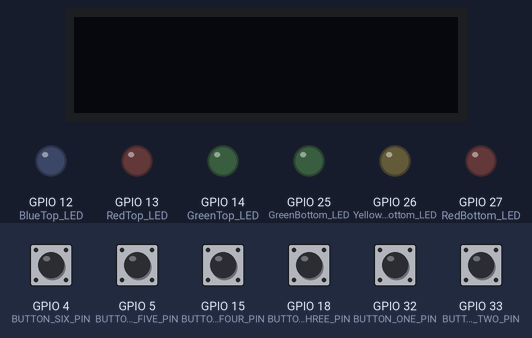
Bench run of a sketch on a simulated ESP32. On the bench: 128×32 one-colour display, output pins drawn as LEDs (lit = HIGH). The test bench sets the inputs (shaded band); at power-on: GPIO 4 (BUTTON_SIX_PIN), GPIO 5 (BUTTON_FIVE_PIN), GPIO 15 (BUTTON_FOUR_PIN), GPIO 18 (BUTTON_THREE_PIN), GPIO 32 (BUTTON_ONE_PIN), GPIO 33 (BUTTON_TWO_PIN) HIGH. The display library's start-up logo is not drawn; what the sketch prints to the serial monitor is not drawn.

Above: at 3.2 s.
3.3 s: GPIO 4 (BUTTON_SIX_PIN) pulled LOW for 0.15 s
At 4.3 s:
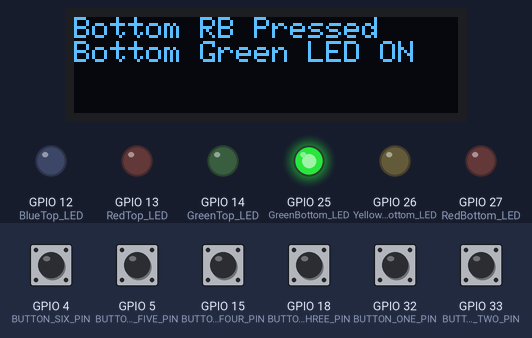
6.4 s: GPIO 5 (BUTTON_FIVE_PIN) pulled LOW for 0.15 s
At 7.9 s:
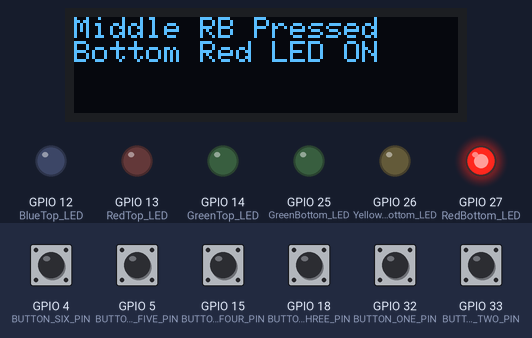
9.5 s: GPIO 15 (BUTTON_FOUR_PIN) pulled LOW for 0.15 s
At 10.3 s:
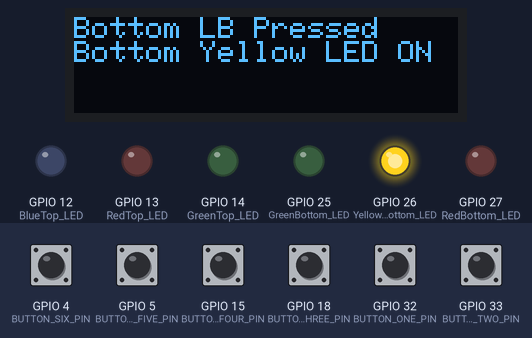
12.6 s: GPIO 18 (BUTTON_THREE_PIN) pulled LOW for 0.15 s
At 13.8 s:
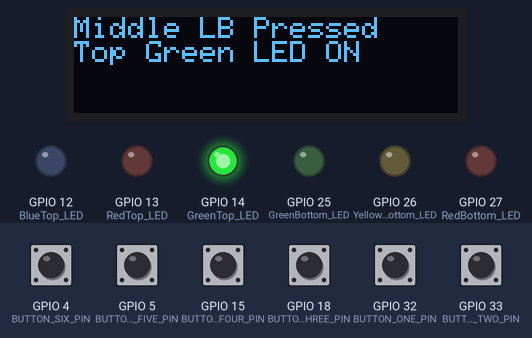
15.7 s: GPIO 32 (BUTTON_ONE_PIN) pulled LOW for 0.15 s
At 16.2 s:
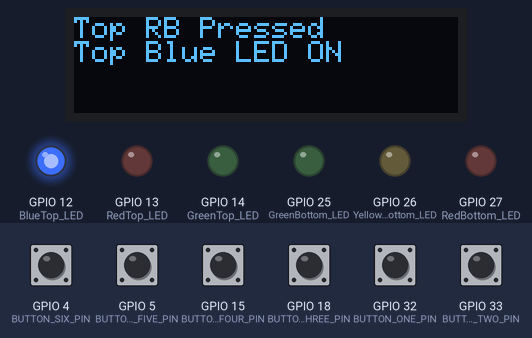
18.8 s: GPIO 33 (BUTTON_TWO_PIN) pulled LOW for 0.15 s
At 19.7 s:
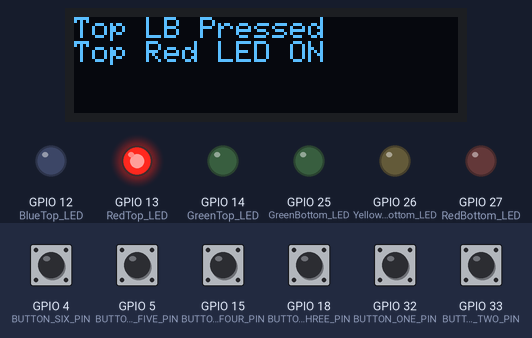
Timing chart, 0 to 22.5 s (numbered marks = the images above; inputs shaded):
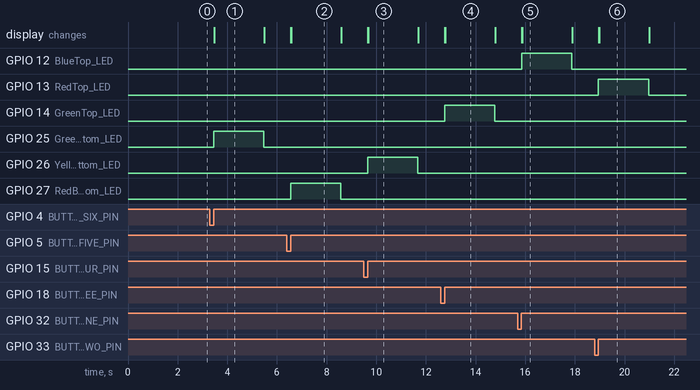

Measured:
- after the input at 3.3 s, GPIO 25 (GreenBottom_LED): LOW → HIGH after 0.15 s, → LOW 2.0 s later; the display: first changes after 0.16 s (image 1 shows a later state)
- after the input at 6.4 s, GPIO 27 (RedBottom_LED): LOW → HIGH after 0.15 s, → LOW 2.0 s later; the display: first changes after 0.16 s (image 2 shows a later state)
- after the input at 9.5 s, GPIO 26 (YellowBottom_LED): LOW → HIGH after 0.15 s, → LOW 2.0 s later; the display: first changes after 0.16 s (image 3 shows a later state)
- after the input at 12.6 s, GPIO 14 (GreenTop_LED): LOW → HIGH after 0.15 s, → LOW 2.0 s later; the display: first changes after 0.16 s (image 4 shows a later state)
- after the input at 15.7 s, GPIO 12 (BlueTop_LED): LOW → HIGH after 0.15 s, → LOW 2.0 s later; the display: first changes after 0.16 s (image 5 shows a later state)
- after the input at 18.8 s, GPIO 13 (RedTop_LED): LOW → HIGH after 0.15 s, → LOW 2.0 s later; the display: first changes after 0.16 s (image 6 shows a later state)
- what the display in image 1 shows lasts 2.0 s, from 3.5 s to 5.5 s

The sketch:

MultipleButtonsV3.ino
```cpp
/*
  Name:		MultipleButtons.ino
  Created:	3/25/2019 11:45:52 AM
  Author:	Evert Arias
  Description: Example to demostrate how to use the library with more than one button
*/

#include <EasyButton.h>
#include <Wire.h>
#include <Adafruit_SSD1306.h>
#include <Adafruit_Sensor.h>

#define SCREEN_WIDTH 128 //OLED display width
#define SCREEN_HEIGHT 32 // OLED display height

Adafruit_SSD1306 display(SCREEN_WIDTH, SCREEN_HEIGHT, &Wire);

// ESP pin where the buttons are connected to
#define BUTTON_TWO_PIN 33
#define BUTTON_ONE_PIN 32
#define BUTTON_THREE_PIN 18
#define BUTTON_FOUR_PIN 15
#define BUTTON_FIVE_PIN 5
#define BUTTON_SIX_PIN 4

//define LEDs
#define RedTop_LED 13
#define BlueTop_LED 12
#define GreenTop_LED 14
#define RedBottom_LED 27
#define YellowBottom_LED 26
#define GreenBottom_LED 25

#define BAUDRATE 115200

// Top Right Button
EasyButton TR(BUTTON_ONE_PIN);
// Top Left Button
EasyButton TL(BUTTON_TWO_PIN);
// Middle Left Button
EasyButton ML(BUTTON_THREE_PIN);
// Bottom Left Button
EasyButton BL(BUTTON_FOUR_PIN);
// Bottom Middle Right Button MRB because MR caused a crash (declared something else in the library?)
EasyButton MRB(BUTTON_FIVE_PIN);
// Bottom Right Button
EasyButton BRB(BUTTON_SIX_PIN);


void onTRPressed()
{
  display.clearDisplay();
  digitalWrite(BlueTop_LED, HIGH);
  Serial.println("Top Right Button Press, Top Blue LED");
  display.println("Top RB Pressed");
  display.display();
  display.println("Top Blue LED ON");
  display.display();

  delay(2000);
  digitalWrite(BlueTop_LED, LOW);
  Serial.println("Top Blue LED OFF");
  display.println("Top Blue LED OFF");
  display.display();
  display.setCursor(0, 0);


}
// Callback function to be called when Top Left is pressed
void onTLPressed()
{
  display.clearDisplay();
  digitalWrite(RedTop_LED, HIGH);
  Serial.println("Top Left Button Press, Top Red LED");
  display.println("Top LB Pressed");
  display.display();
  display.println("Top Red LED ON");
  display.display();

  delay(2000);
  digitalWrite(RedTop_LED, LOW);
  Serial.println("Top Red LED OFF");
  display.println("Top Red LED OFF");
  display.display();
  display.setCursor(0, 0);
}
// Callback function to be called when Middle Left is pressed
void onMLPressed()
{
  display.clearDisplay();
  digitalWrite(GreenTop_LED, HIGH);
  Serial.println("Middle Left Button Press, Top Green LED");
  display.println("Middle LB Pressed");
  display.display();
  display.println("Top Green LED ON");
  display.display();

  delay(2000);
  digitalWrite(GreenTop_LED, LOW);
  Serial.println("Top Green LED OFF");
  display.println("Top Green LED OFF");
  display.display();
  display.setCursor(0, 0);
}
// Callback function to be called when Bottom Left Button is pressed
void onBLPressed()
{
  display.clearDisplay();
  digitalWrite(YellowBottom_LED, HIGH);
  Serial.println("Bottom Left Button Press, Bottom Yellow LED");
  display.println("Bottom LB Pressed");
  display.display();
  display.println("Bottom Yellow LED ON");
  display.display();

  delay(2000);
  digitalWrite(YellowBottom_LED, LOW);
  Serial.println("Bottom Yellow LED OFF");
  display.println("Bottom Yellow LED OFF");
  display.display();
  display.setCursor(0, 0);
}
// Callback function to be called when Middle Right is pressed
void onMRBPressed()
{
  display.clearDisplay();
  digitalWrite(RedBottom_LED, HIGH);
  Serial.println("Middle Right Button Press, Bottom Red LED");
  display.println("Middle RB Pressed");
  display.display();
  display.println("Bottom Red LED ON");
  display.display();

  delay(2000);
  digitalWrite(RedBottom_LED, LOW);
  Serial.println("Bottom Red LED OFF");
  display.println("Bottom Red LED OFF");
  display.display();
  display.setCursor(0, 0);
}
// Callback function to be called when ? is pressed
void onBRBPressed()
{
  display.clearDisplay();
  digitalWrite(GreenBottom_LED, HIGH);
  Serial.println("Bottom Right Button Press, Bottom Green LED");
  display.println("Bottom RB Pressed");
  display.display();
  display.println("Bottom Green LED ON");
  display.display();

  delay(2000);
  digitalWrite(GreenBottom_LED, LOW);
  Serial.println("Bottom Green LED OFF");
  display.println("Bottom Green LED OFF");
  display.display();
  display.setCursor(0, 0);
}

void setup()
{
  // Initialize Serial for debuging purposes
 //Serial.begin(BAUDRATE);
  Serial.begin(115200);
  // Serial.setTimeout(0);
  Wire.begin();

  // SSD1306_SWITCHCAPVCC = generate display voltage from 3.3V internally
  if (!display.begin(SSD1306_SWITCHCAPVCC, 0x3C)) { // Address 0x3C for 128x32
    Serial.println(F("SSD1306 allocation failed"));
    for (;;)
      ; // Don't proceed, loop forever
  }
  display.display();
  delay(2000); // Pause for 2 seconds
  display.setTextSize(1);
  display.setTextColor(WHITE);
  display.setRotation(0);
  display.clearDisplay();
  display.setCursor(0, 0);

  // Define outputs:
  pinMode(RedTop_LED, OUTPUT);
  pinMode(BlueTop_LED, OUTPUT);
  pinMode(GreenTop_LED, OUTPUT);
  pinMode(RedBottom_LED, OUTPUT);
  pinMode(YellowBottom_LED, OUTPUT);
  pinMode(GreenBottom_LED, OUTPUT);

  //zero LEDs
  digitalWrite(RedTop_LED, LOW);
  digitalWrite(BlueTop_LED, LOW);
  digitalWrite(GreenTop_LED, LOW);
  digitalWrite(RedBottom_LED, LOW);
  digitalWrite(YellowBottom_LED, LOW);
  digitalWrite(GreenBottom_LED, LOW);

  Serial.println();
  Serial.println(">>> EasyButton multiple buttons example <<<");

  // Initialize the Top Right
  TR.begin();
  // Initialize the Top Left
  TL.begin();
  // Initialize the Middle Left
  ML.begin();
  // Initialize the Bottom Left
  BL.begin();
  // Initialize the Middle Right
  MRB.begin();
  // Initialize the Bottom Right
  BRB.begin();

  // Add the callback function to be called when the Top Right is pressed.
  TR.onPressed(onTRPressed);
  // Add the callback function to be called when the Top Left is pressed.
  TL.onPressed(onTLPressed);
  // Add the callback function to be called when the Middle Left is pressed.
  ML.onPressed(onMLPressed);
  // Add the callback function to be called when the Bottom Left is pressed.
  BL.onPressed(onBLPressed);
  // Add the callback function to be called when the Middle Right is pressed.
  MRB.onPressed(onMRBPressed);
  // Add the callback function to be called when the Middle Right is pressed.
  BRB.onPressed(onBRBPressed);
}

void loop()
{
  // Continuously read the status of the buttons
  TR.read();
  TL.read();
  ML.read();
  BL.read();
  MRB.read();
  BRB.read();
}
```
